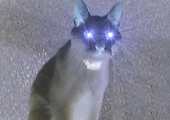
#> input picture blackuni3.png, 170 x 120 px
$ python ex01b.py
#> lines starting #> are read from the running program, lines starting #| are printed output that depends on the picture
import cv2
import numpy as np

img = cv2.imread('blackuni3.png')
#> img is the input picture: shape (120, 170, 3); mean B, G, R 145.7, 127.8, 126.8
print(img.shape)
#| (120, 170, 3)
img2 = cv2.rotate(img, cv2.ROTATE_90_CLOCKWISE)
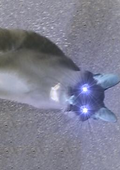
#> img2: shape (170, 120, 3); mean B, G, R 145.7, 127.8, 126.8
print(img2.shape)
#| (170, 120, 3)
cv2.imwrite('hoge.png', img2)
